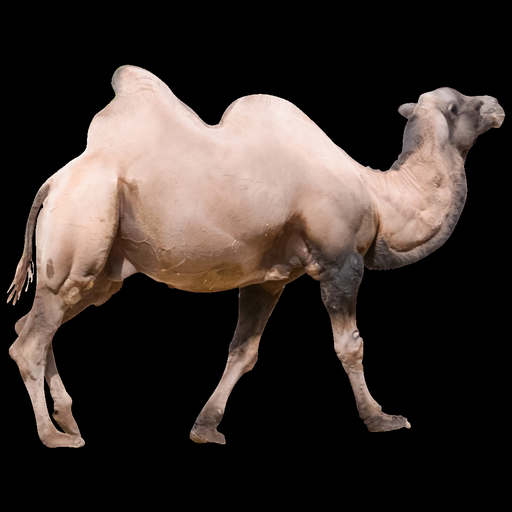
#> input picture assets/examples/davis_camel/00.png, 512 x 512 px
$ python -i utils.py   (imports and definitions only)
#> lines starting #> are read from the running program, lines starting #| are printed output that depends on the picture
# Copyright (c) Meta Platforms, Inc. and affiliates.
# All rights reserved.
#
# This source code is licensed under the license found in the
# LICENSE file in the root directory of this source tree.

"""Rendering utilities for video and image output."""

from pathlib import Path

import imageio
import numpy as np
from PIL import Image


# [71 lines left out: functions resample_list, make_image_grid, save_video, not called in this run]


def save_rgba_video(
    frames: list[Image.Image],
    output_path: str | Path,
    bg_color: tuple[int, int, int] = (255, 255, 255),
    fps: int = 12,
) -> None:
    """
    Save RGBA frames as a video, compositing onto a solid background.

    Args:
        frames: List of PIL Images (RGBA mode).
        output_path: Path to save the video.
        bg_color: RGB background color (0-255). Defaults to white.
        fps: Frames per second.
    """
    if not frames:
        return

    composited = []
    for frame in frames:
        rgba = frame.convert("RGBA")
        background = Image.new("RGB", rgba.size, bg_color)
        background.paste(rgba, mask=rgba.split()[3])
        composited.append(background)

    save_video(composited, output_path, fps=fps)


# [58 lines left out: function save_multiview_video_grid, not called in this run]

>>> import cv2
>>> picture = cv2.imread('../../assets/examples/davis_camel/00.png', cv2.IMREAD_GRAYSCALE)
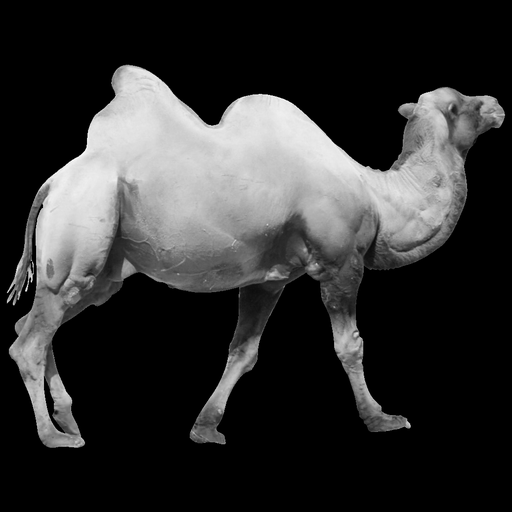
#> picture: shape (512, 512); min 0, max 254, mean 50.6
>>> result = save_rgba_video(picture, 'out.png')
#> (the run stopped early here; a loop or call above may not have finished)

$ run again, on assets/examples/davis_camel/03.png
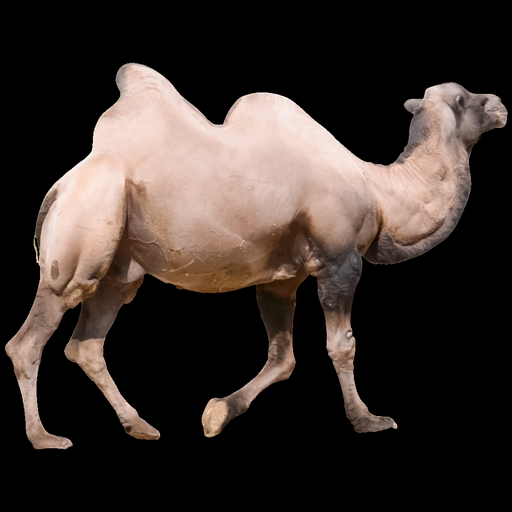
#> input picture assets/examples/davis_camel/03.png, 512 x 512 px
#> `picture = cv2.imread('../../assets/examples/davis_camel/00.png', cv2.I..`:
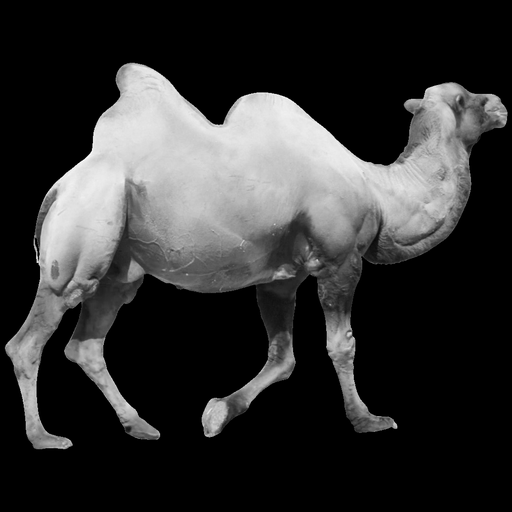
#> picture: shape (512, 512); min 0, max 255, mean 51.4
